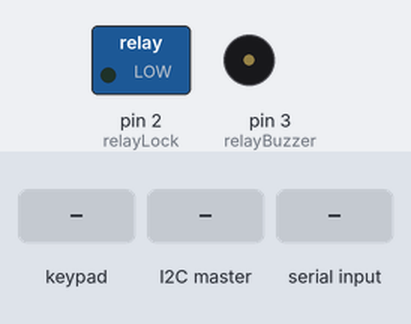
The sketch below on a simulated Arduino Uno, built with avr-gcc and run on an emulated ATmega328P. On the bench: switched loads named in the sketch (green lamp = pin HIGH), buzzer (waves = sounding, pin HIGH). Inputs (shaded band) come from the test bench. What the sketch prints to the serial monitor is not drawn.

Above: at 1.2 s.
1.3 s: keypad keys 1 3 1 2 1 1 1 0 pressed 0.4 s apart
At 2.65 s:
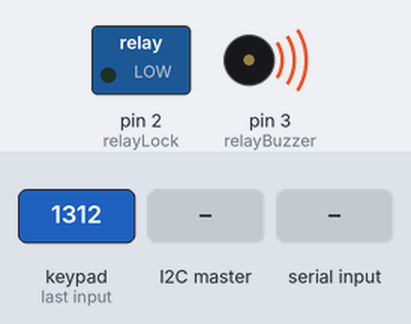
6.0 s: the I2C master sends the byte 1
At 6.5 s:
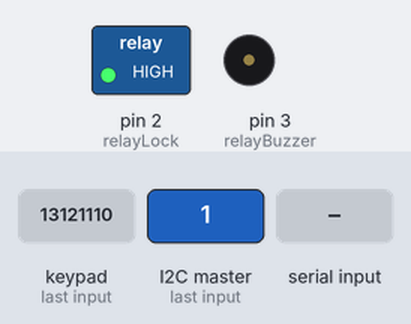
10.5 s: "1" received over Serial
At 11.1 s:
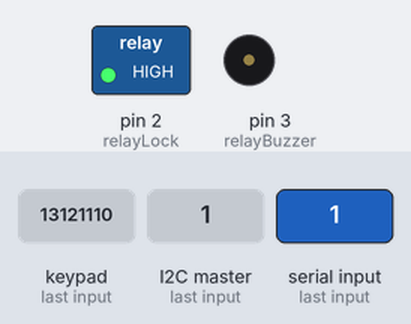
13.5 s: "0" received over Serial
At 16.9 s:
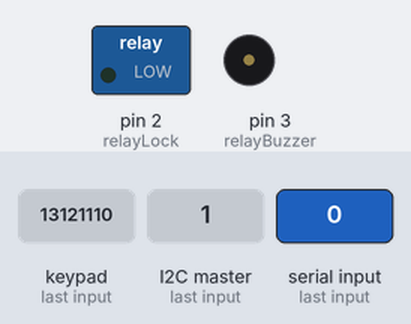
Timing chart, 0 to 18.4 s (numbered marks = the images above; inputs shaded):
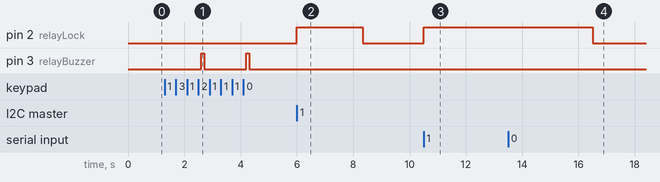

Measured:
- after the input at 1.3 s, pin 3 (relayBuzzer): alternates HIGH for 0.10 s and LOW for 1.5 s, starting after 1.3 s
- after the input at 6.0 s, pin 2 (relayLock): LOW → HIGH at once, → LOW 2.3 s later
- after the input at 10.5 s, pin 2 (relayLock): LOW → HIGH at once
- after the input at 13.5 s, pin 2 (relayLock): HIGH → LOW after 3.0 s instead of 0.00 s

The sketch:

Client.ino
```cpp
#include <Wire.h>
#include <Keypad.h>
#include <SoftwareSerial.h>

//----I2C-------//
#define SLAVE_ADDRESS 0x04
int number = 0;
//---------//

#define Password_Length 8
const int relayLock = 2;
const int relayBuzzer = 3;

//----------KEYPAD-----------//
char STR[4] = {'2', '3', '1', '2'}; // Cài đặt mật khẩu tùy ý
char str[4] = {' ', ' ', ' ', ' '};
int i, j, count, error = 0;
char key;
char ch;
const byte ROWS = 4;
const byte COLS = 4;
String buff;

char hexaKeys[ROWS][COLS] = {

  {'1', '2', '3', 'A'},
  {'4', '5', '6', 'B'},
  {'7', '8', '9', 'C'},
  {'*', '0', '#', 'D'},
};

byte rowPins[ROWS] = {13, 12, 11, 10};
byte colPins[COLS] = {9, 8, 7, 6};

Keypad customKeypad = Keypad(makeKeymap(hexaKeys), rowPins, colPins, ROWS, COLS);

//---------------------//

unsigned long time = 0;
unsigned long delayTime = 3000;


void setup() {
  Wire.begin(0x8);
 Wire.onReceive(receiveEvent);
  Serial.begin(9600);//bật serial, baudrate 9600
  pinMode(relayLock, OUTPUT);
  pinMode(relayBuzzer,OUTPUT);
  digitalWrite(relayLock,LOW);
  digitalWrite(relayBuzzer, LOW);


  //-------------//

}


void receiveEvent(int howMany) {

  while (Wire.available()) {
    ch = Wire.read();
    if (ch == 1) {
      digitalWrite(relayLock, HIGH);
      delay(500000);
      Serial.print("ON");
    }

  }
}

void loop() {

  //--------PHÁT HIỆN TÍN HIỆU----------//
  if (Serial.available()) {
    time = millis();
    digitalWrite(relayLock, HIGH);
    while (Serial.available()) {
      Serial.read();
      delay(3);
    }
  }


  if (millis() - time > delayTime) {
    digitalWrite(relayLock, LOW);
  }


  //------ĐỌC GIÁ TRỊ TỪ KEYPAD VÀ SO SÁNH PASSWORD--------//


  key = customKeypad.getKey();
  //char key = keypad.getKey(); // Ký tự nhập vào sẽ gán cho biến Key

  if (key) // Nhập mật khẩu
  {
    if (i == 0) {
      str[0] = key;

      Serial.print(str[0]);
      delay(100); // Ký tự hiển thị trên màn hình LCD trong 1s
      //      lcd.setCursor(6, 1);
      // Serial.print("*"); // Ký tự được che bởi dấu *
    }
    if (i == 1) {
      str[1] = key;

      Serial.print(str[1]);
      delay(100);

      //Serial.print("*");
    }
    if (i == 2) {
      str[2] = key;

      Serial.print(str[2]);
      delay(100);
      ;
      //Serial.print("*");
    }
    if (i == 3) {
      str[3] = key;

      Serial.print(str[3]);
      delay(100);

      //Serial.print("*");
      count = 1;
    }
    i = i + 1;
  }

  if (count == 1) {
    if (str[0] == STR[0] && str[1] == STR[1] && str[2] == STR[2] &&
        str[3] == STR[3]) {

      Serial.print("    Correct!");
      digitalWrite(relayLock, HIGH);
      delay(3000);
      digitalWrite(relayLock, LOW);
      i = 0;
      count = 0;
      error = 0;
      delay(1000);
    } else {
      Serial.print("  Try Again!");
      digitalWrite(relayBuzzer,HIGH);
      delay(100);
      digitalWrite(relayBuzzer,LOW);
      error++;
      i = 0;
      count = 0;
      Serial.print("  ");
      Serial.println(error);

      if (error == 3) {
        Serial.println("Sai 3 lan");
        digitalWrite(relayBuzzer,HIGH);
        delay(2000);
        digitalWrite(relayBuzzer,LOW);
        error = 0;

      }
      Serial.println("Enter Password");
    }
  }
  //---------------------------//
}
```
